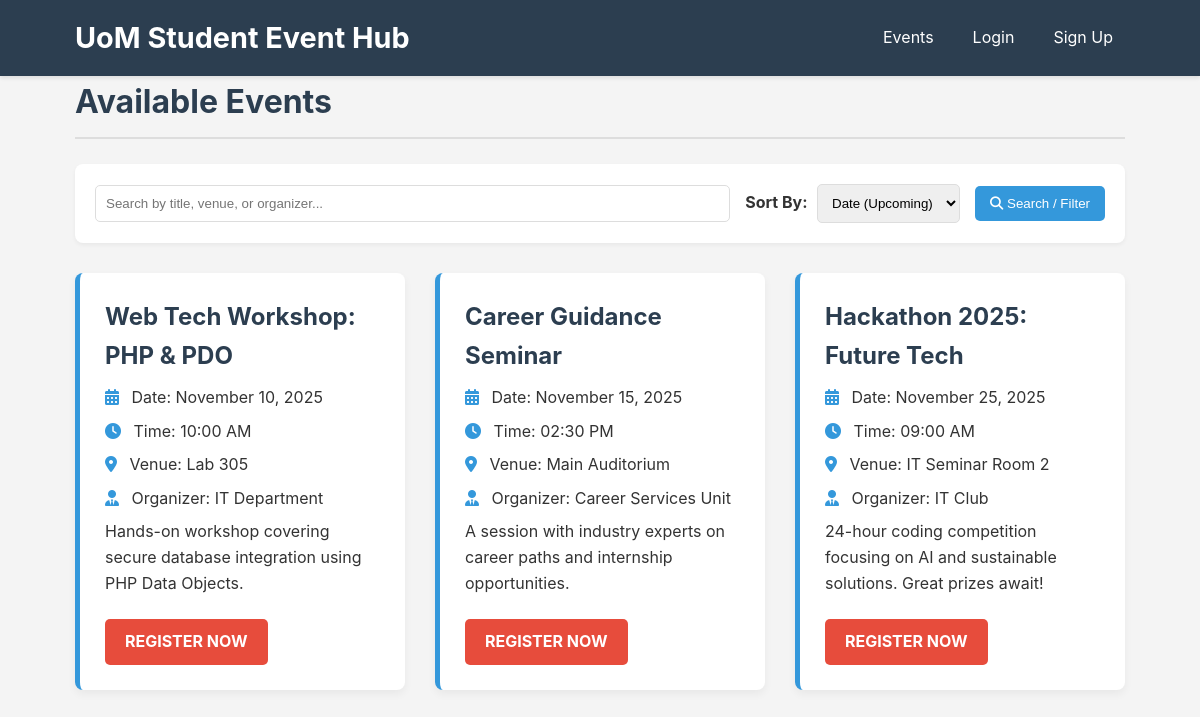
Page /project/index.php on the committed database.
### tables this page shows
CREATE TABLE `events` (
    `event_id` INT AUTO_INCREMENT PRIMARY KEY,
    `title` VARCHAR(255) NOT NULL,
    `date` DATE NOT NULL,
    `time` TIME,  
    `venue` VARCHAR(150) NOT NULL,
    `description` TEXT,
    `organizer` VARCHAR(100) NOT NULL,  
    `max_participants` INT DEFAULT 0,  
    `created_by_user_id` INT,  
    `created_at` TIMESTAMP DEFAULT CURRENT_TIMESTAMP,
    
     
    FOREIGN KEY (`created_by_user_id`) REFERENCES `users`(`user_id`) ON DELETE SET NULL
);

### project/config/db_connect.php (called while the page is built, shortened)
<?php
function is_logged_in() {
    return isset($_SESSION['user_id']) && isset($_SESSION['user_role']);
}
?>

### project/index.php (the view, shortened to what this page needs)
<?php
require_once 'config/db_connect.php';
$search_term = filter_input(INPUT_GET, 'search_term', FILTER_SANITIZE_FULL_SPECIAL_CHARS) ?? '';
$sort_by = filter_input(INPUT_GET, 'sort_by', FILTER_SANITIZE_FULL_SPECIAL_CHARS) ?? 'date_asc';
$events = [];
$sql_query = "SELECT event_id, title, date, time, venue, description, organizer FROM events";
$params = [];
$order_clause = '';
switch ($sort_by) {
    case 'date_asc':
    default:
        $order_clause = " ORDER BY date ASC, time ASC";
        $sort_by = 'date_asc';
        break;
}
$sql_query .= $order_clause;
try {
    $stmt = $pdo->prepare($sql_query);
    $stmt->execute($params);
    $events = $stmt->fetchAll();
} catch (PDOException $e) {
    $error_message = "Error fetching events: " . $e->getMessage();
    error_log($error_message);
    $display_error = "<p class='status-message status-error'>A database error occurred while trying to load events.</p>";
}
?>
<!DOCTYPE html>
<html lang="en">
<head>
    <link rel="stylesheet" href="assets/style.css">
</head>
<body>
    <header>
        <div class="container">
            <h1>UoM Student Event Hub</h1>
            <nav>
                <ul>
                    <li><a href="index.php">Events</a></li>
                    <?php if (is_logged_in()): ?>
                        <li><a href="#"><i class="fas fa-user-circle"></i> Hello, <?php echo htmlspecialchars($_SESSION['user_name']); ?></a></li>
                        <?php if (is_admin()): ?>
                            <li><a href="admin/dashboard.php" style="background-color: #f39c12; border-radius: 5px;">Admin Dashboard</a></li>
                        <?php endif; ?>
                        <li><a href="logout.php">Logout</a></li>
                    <?php else: ?>
                        <li><a href="login.php">Login</a></li>
                        <li><a href="register_user.php">Sign Up</a></li>
                    <?php endif; ?>
                </ul>
            </nav>
        </div>
    </header>
    <main class="container">
        <h2>Available Events</h2>
        <div class="search-filter-container">
            <form method="GET" action="index.php">
                <div class="search-bar">
                    <input type="text" name="search_term" placeholder="Search by title, venue, or organizer..."
                           value="<?php echo htmlspecialchars($search_term); ?>">
                </div>
                <div class="filter-group">
                    <label for="sort_by">Sort By:</label>
                    <select id="sort_by" name="sort_by">
                        <option value="date_asc" <?php if ($sort_by == 'date_asc') echo 'selected'; ?>>Date (Upcoming)</option>
                    </select>
                </div>
                <button type="submit" class="filter-btn"><i class="fas fa-search"></i> Search / Filter</button>
            </form>
        </div>
        <?php if (empty($events)): ?>
            <p style="text-align: center; margin-top: 50px; font-size: 1.1em;">
                No events match your current filter or search term '<?php echo htmlspecialchars($search_term); ?>'.
            </p>
        <?php else: ?>
            <div class="event-grid">
                <?php foreach ($events as $event): ?>
                    <div class="event-card">
                        <h2><?php echo htmlspecialchars($event['title']); ?></h2>
                        <div class="event-info">
                            <p><i class="fas fa-calendar-alt"></i> Date: <?php echo date('F j, Y', strtotime($event['date'])); ?></p>
                            <p><i class="fas fa-clock"></i> Time: <?php echo date('h:i A', strtotime($event['time'])); ?></p>
                            <p><i class="fas fa-map-marker-alt"></i> Venue: <?php echo htmlspecialchars($event['venue']); ?></p>
                            <p><i class="fas fa-user-tie"></i> Organizer: <?php echo htmlspecialchars($event['organizer']); ?></p>
                            <p><?php echo nl2br(htmlspecialchars($event['description'])); ?></p>
                        </div>
                        <a href="registration_form.php?event_id=<?php echo htmlspecialchars($event['event_id']); ?>" class="register-btn">
                            Register Now
                        </a>
                    </div>
                <?php endforeach; ?>
            </div>
        <?php endif; ?>
    </main>
</body>
</html>

### project/assets/style.css (style rules this page uses)
:root { --primary-color: #2c3e50; --secondary-color: #3498db; --accent-color: #e74c3c; --text-color: #333; --light-bg: #f4f4f4; --border-color: #ddd; --success-color: #27ae60; --error-color: #c0392b; }
* { box-sizing: border-box; margin: 0; padding: 0; }
body { font-family: -apple-system, BlinkMacSystemFont, "Segoe UI", Roboto, "Helvetica Neue", Arial, sans-serif; line-height: 1.6; color: var(--text-color); background-color: var(--light-bg); }
a { color: var(--secondary-color); text-decoration: none; }
.container { width: 90%; max-width: 1200px; margin: 0 auto; padding: 0 15px; }
header { background-color: var(--primary-color); color: white; padding: 15px 0; box-shadow: 0 2px 4px rgba(0, 0, 0, 0.1); }
header h1 { font-size: 1.8em; margin-right: 20px; }
header .container { display: flex; justify-content: space-between; align-items: center; flex-wrap: wrap; }
nav ul { list-style: none; display: flex; gap: 15px; }
nav a { color: white; padding: 8px 12px; border-radius: 5px; transition: background-color 0.3s; }
main { padding: 40px 0; }
main h2 { color: var(--primary-color); margin-bottom: 25px; font-size: 2em; border-bottom: 2px solid var(--border-color); padding-bottom: 10px; }
.event-grid { display: grid; gap: 30px; grid-template-columns: repeat(auto-fit, minmax(300px, 1fr)); }
.event-card { background: white; padding: 25px; border-radius: 8px; box-shadow: 0 4px 8px rgba(0, 0, 0, 0.05); transition: transform 0.3s; border-left: 5px solid var(--secondary-color); }
.event-card h2 { font-size: 1.5em; margin-top: 0; margin-bottom: 10px; border-bottom: none; padding-bottom: 0; }
.event-info p { margin-bottom: 8px; color: var(--text-color); }
.event-info i { color: var(--secondary-color); margin-right: 8px; }
.register-btn, .submit-btn { display: inline-block; background-color: var(--accent-color); color: white; padding: 10px 20px; border-radius: 5px; text-align: center; margin-top: 15px; cursor: pointer; border: none; transition: background-color 0.3s, transform 0.1s; text-transform: uppercase; font-weight: bold; }
.search-filter-container { background: white; padding: 20px; border-radius: 8px; margin-bottom: 30px; box-shadow: 0 2px 4px rgba(0, 0, 0, 0.05); }
.search-filter-container form { display: flex; gap: 15px; align-items: center; flex-wrap: wrap; }
.search-bar { flex-grow: 1; min-width: 200px; }
.search-bar input { width: 100%; padding: 10px; border: 1px solid var(--border-color); border-radius: 5px; }
.filter-group label { margin-right: 5px; font-weight: bold; }
.filter-group select { padding: 10px; border: 1px solid var(--border-color); border-radius: 5px; }
.filter-btn { background-color: var(--secondary-color); color: white; padding: 10px 15px; border-radius: 5px; border: none; cursor: pointer; transition: background-color 0.3s; }

### rows in the picture
events: title "Web Tech Workshop: PHP & PDO", date "November 10, 2025", time "10:00 AM", venue "Lab 305", organizer "IT Department", description "Hands-on workshop covering secure database integration using PHP Data Objects."
events: title "Career Guidance Seminar", date "November 15, 2025", time "02:30 PM", venue "Main Auditorium", organizer "Career Services Unit", description "A session with industry experts on career paths and internship opportunities."
events: title "Hackathon 2025: Future Tech", date "November 25, 2025", time "09:00 AM", venue "IT Seminar Room 2", organizer "IT Club", description "24-hour coding competition focusing on AI and sustainable solutions. Great prizes await!"
